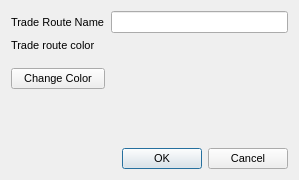
<?xml version="1.0" encoding="UTF-8"?>
<ui version="4.0">
 <class>CreateTradeRouteDialog</class>
 <widget class="QDialog" name="CreateTradeRouteDialog">
  <property name="windowModality">
   <enum>Qt::WindowModal</enum>
  </property>
  <property name="geometry">
   <rect>
    <x>0</x>
    <y>0</y>
    <width>299</width>
    <height>180</height>
   </rect>
  </property>
  <property name="font">
   <font>
    <pointsize>8</pointsize>
   </font>
  </property>
  <property name="windowTitle">
   <string>Create Trade Route</string>
  </property>
  <property name="styleSheet">
   <string notr="true"/>
  </property>
  <property name="modal">
   <bool>true</bool>
  </property>
  <layout class="QVBoxLayout" name="verticalLayout_4">
   <item>
    <layout class="QVBoxLayout" name="verticalLayout">
     <item>
      <layout class="QGridLayout" name="gridLayout">
       <item row="0" column="0">
        <widget class="QLabel" name="label">
         <property name="text">
          <string>Trade Route Name</string>
         </property>
        </widget>
       </item>
       <item row="0" column="1">
        <widget class="QLineEdit" name="txtTradeRouteName"/>
       </item>
       <item row="1" column="1">
        <widget class="QWidget" name="ctlSelectedColor" native="true">
         <property name="minimumSize">
          <size>
           <width>150</width>
           <height>50</height>
          </size>
         </property>
         <property name="autoFillBackground">
          <bool>false</bool>
         </property>
         <property name="styleSheet">
          <string notr="true"/>
         </property>
        </widget>
       </item>
       <item row="1" column="0">
        <layout class="QVBoxLayout" name="verticalLayout_2">
         <item>
          <widget class="QLabel" name="label_2">
           <property name="text">
            <string>&lt;!DOCTYPE HTML PUBLIC &quot;-//W3C//DTD HTML 4.0//EN&quot; &quot;http://www.w3.org/TR/REC-html40/strict.dtd&quot;&gt;
&lt;html&gt;&lt;head&gt;&lt;meta name=&quot;qrichtext&quot; content=&quot;1&quot; /&gt;&lt;style type=&quot;text/css&quot;&gt;
p, li { white-space: pre-wrap; }
&lt;/style&gt;&lt;/head&gt;&lt;body style=&quot; font-family:'MS Shell Dlg 2'; font-size:8.25pt; font-weight:400; font-style:normal;&quot;&gt;
&lt;p style=&quot; margin-top:0px; margin-bottom:0px; margin-left:0px; margin-right:0px; -qt-block-indent:0; text-indent:0px;&quot;&gt;&lt;span style=&quot; font-size:8pt;&quot;&gt;Trade route color&lt;/span&gt;&lt;/p&gt;&lt;/body&gt;&lt;/html&gt;</string>
           </property>
           <property name="alignment">
            <set>Qt::AlignLeading|Qt::AlignLeft|Qt::AlignTop</set>
           </property>
          </widget>
         </item>
         <item>
          <widget class="QPushButton" name="btnChangeColor">
           <property name="text">
            <string>Change Color</string>
           </property>
          </widget>
         </item>
        </layout>
       </item>
      </layout>
     </item>
     <item>
      <spacer name="verticalSpacer">
       <property name="orientation">
        <enum>Qt::Vertical</enum>
       </property>
       <property name="sizeHint" stdset="0">
        <size>
         <width>20</width>
         <height>40</height>
        </size>
       </property>
      </spacer>
     </item>
     <item>
      <widget class="QDialogButtonBox" name="buttonBox">
       <property name="orientation">
        <enum>Qt::Horizontal</enum>
       </property>
       <property name="standardButtons">
        <set>QDialogButtonBox::Cancel|QDialogButtonBox::Ok</set>
       </property>
      </widget>
     </item>
    </layout>
   </item>
  </layout>
 </widget>
 <resources/>
 <connections>
  <connection>
   <sender>buttonBox</sender>
   <signal>accepted()</signal>
   <receiver>CreateTradeRouteDialog</receiver>
   <slot>accept()</slot>
   <hints>
    <hint type="sourcelabel">
     <x>248</x>
     <y>254</y>
    </hint>
    <hint type="destinationlabel">
     <x>157</x>
     <y>274</y>
    </hint>
   </hints>
  </connection>
  <connection>
   <sender>buttonBox</sender>
   <signal>rejected()</signal>
   <receiver>CreateTradeRouteDialog</receiver>
   <slot>reject()</slot>
   <hints>
    <hint type="sourcelabel">
     <x>149</x>
     <y>157</y>
    </hint>
    <hint type="destinationlabel">
     <x>149</x>
     <y>89</y>
    </hint>
   </hints>
  </connection>
 </connections>
</ui>
